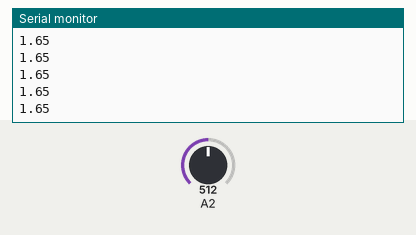
Bench run of a sketch on a simulated Arduino Uno, built with avr-gcc and run on an emulated ATmega328P. Parts: the last lines printed to the serial monitor. The inputs (shaded band) are chosen by the test bench; at power-on: A2 = 512.

Above: at 1.2 s.
1.3 s: A2 set to 716
At 2.0 s:
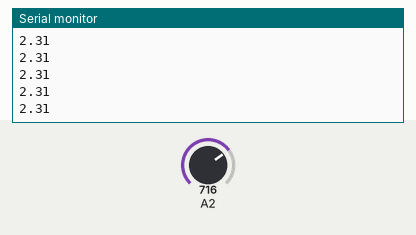
2.8 s: A2 set to 900
At 3.8 s:
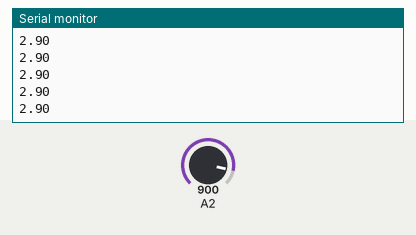
Timing chart, 0 to 5.8 s (numbered marks = the images above; inputs shaded):
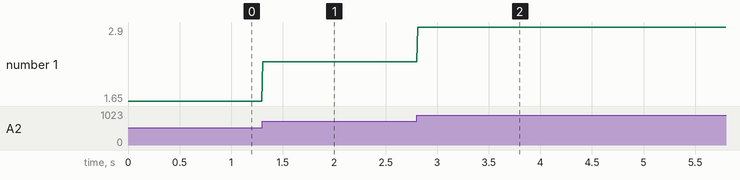

Measured:
- after the input at 1.3 s, the serial monitor: prints a new line at once (image 1)
- after the input at 2.8 s, the serial monitor: prints a new line at once (image 2)
- plotted number 1: 1.65 → 2.31 after the input at 1.3 s, 2.31 → 2.9 after the input at 2.8 s

The sketch:

readStrip_template.ino
```cpp
#include <Wire.h>

float V1;

void setup() {
  // put your setup code here, to run once:
  Serial.begin(115200);
  Serial.println("Initializing...");

  pinMode(A2, INPUT);
}

void loop() {

  // Read V1 and convert to voltage (3 pts)
  V1 = analogRead(A2) * 3.3 / 1023.0;

  Serial.println(V1);

  delay(10);

}
```
